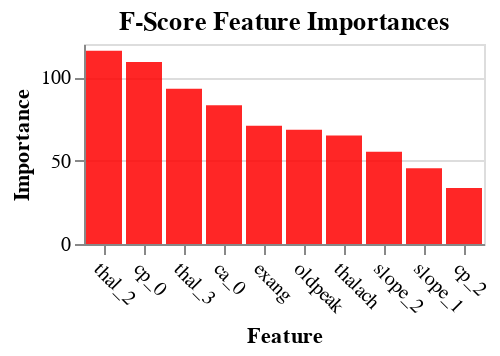

Notebook code for this chart:
### Code cell
plot_importance(best_Features_Fscore, fs_importance, "F-Score", "red")

### Figure 1 — Vega-Lite specification as saved in the notebook (floating-point values rounded to 4 significant figures)
{"$schema": "https://vega.github.io/schema/vega-lite/v2.6.0.json", "config": {"view": {"height": 300, "width": 400}}, "data": {"name": "data-e2eea0bec51a2f12e7795f16fae3900a"}, "datasets": {"data-e2eea0bec51a2f12e7795f16fae3900a": [{"features": "thal_2", "importances": 115.9}, {"features": "cp_0", "importances": 109.2}, {"features": "thal_3", "importances": 93.14}, {"features": "ca_0", "importances": 83.31}, {"features": "exang", "importances": 70.95}, {"features": "oldpeak", "importances": 68.55}, {"features": "thalach", "importances": 65.12}, {"features": "slope_2", "importances": 55.33}, {"features": "slope_1", "importances": 45.41}, {"features": "cp_2", "importances": 33.57}]}, "encoding": {"x": {"axis": {"labelAngle": 45}, "field": "features", "sort": null, "title": "Feature", "type": "nominal"}, "y": {"field": "importances", "title": "Importance", "type": "quantitative"}}, "height": 100, "mark": {"color": "red", "opacity": 0.85, "type": "bar"}, "title": "F-Score Feature Importances", "width": 200}
